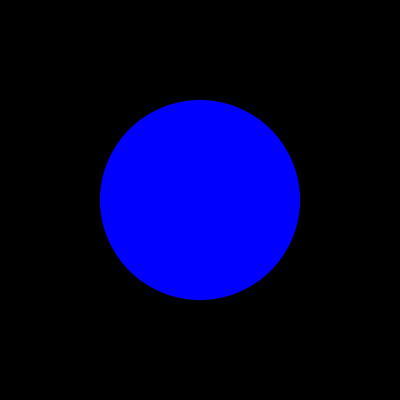
Frame 1 (no input)
Frame 60 (the mouse pressed at the canvas centre just before this capture): identical to frame 1, image omitted
Frame 120 (the mouse held since frame 60 and released just before this capture): identical to frame 1, image omitted

The Processing sketch that drew this single still picture (run headless with seeded random() and noise(); from frame 60 on, the mouse is pressed at the canvas centre):

// Processing sketch: b_Draw_A_Circle
// ── b_Draw_A_Circle.pde
/*
----------------------------------------
PLEASE READ INFO TAB FOR ALL INFORMATION
----------------------------------------
*/

/////////////////////////// GLOBALS ////////////////////////////

float angle;
float radius = 100;
/////////////////////////// SETUP ////////////////////////////

void setup() {
  size(400, 400);
  background(0); 
  smooth();
  noStroke();
  fill(0,0,255);  
  
  translate(width/2, height/2);
  beginShape();
  
  // We create a loop for the variable deg (degrees)
  for(int deg=0; deg<360; deg++) {    
    angle = radians(deg); //Convert angle so we can use degrees.
    
    float x = cos(angle) * radius;
    float y = sin(angle) * radius;
    // Using vertex gives us fill() possibility
    // as opposed to point(x,y)
    vertex(x,y);
  }
  endShape(CLOSE);
}

/////////////////////////// DRAW ////////////////////////////
void draw() {

}

/////////////////////////// FUNCTIONS ////////////////////////////


// ── INFO.pde
 ///////////////////////////////////////
/*

 DESIGNING PROGRAMS 1.0
 AN INTRODUCTORY COURSE FOR DESIGN STUDENTS
 
 IMPLEMENTED BY THE FREE ART BUREAU 2010/11 
 >>> www.freeartbureau.org
 +++++++++++++++++++++++++++ 
 LES BASES : GEOMETRY
 SKETCH : DRAW_A_CIRCLE
 PARENT SKETCH : NONE
 TYPE : DYNAMIQUE
 */
 
 
 /////////////////////////////////////// - END

 
